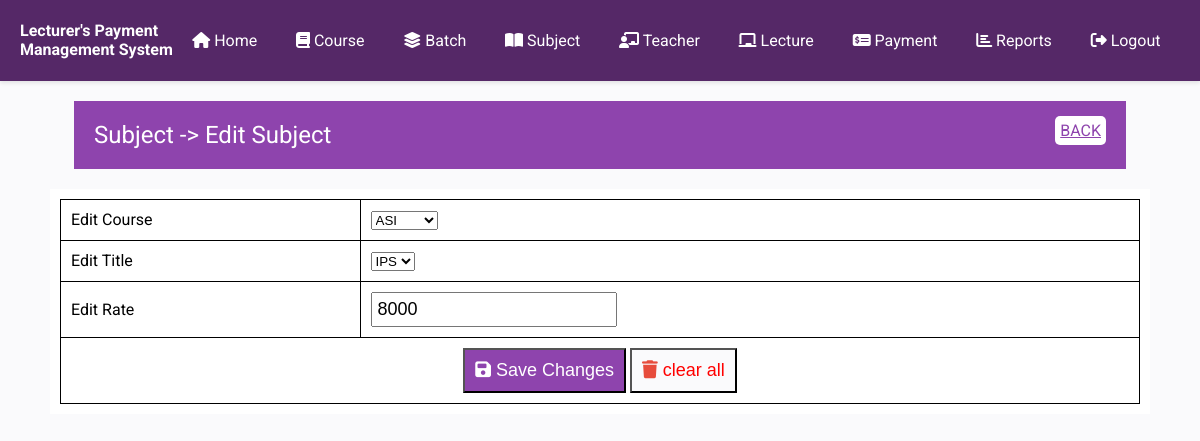
Before: /Project/edit_subject.php?subjectid=2 (signed in) with the older database file.
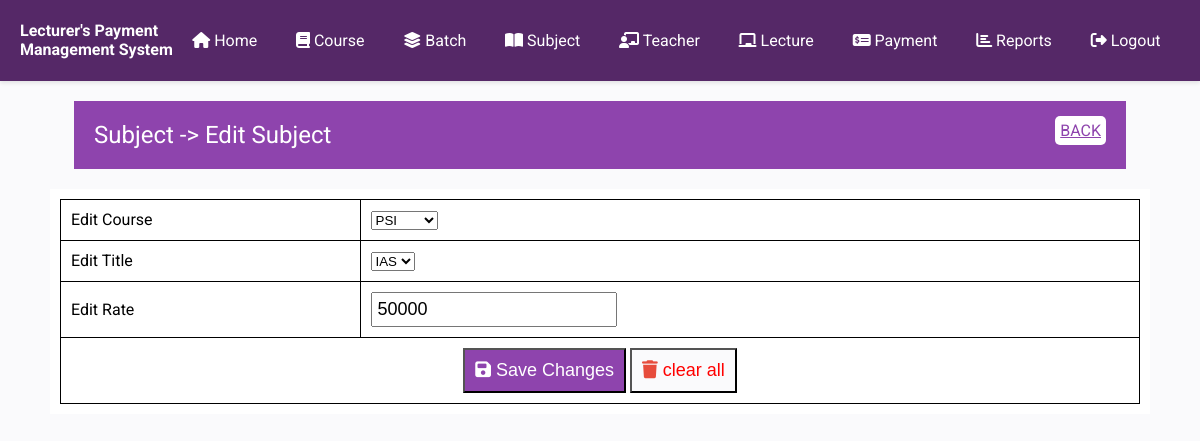
After: the same page with the newer database file.
### tables this page shows
CREATE TABLE IF NOT EXISTS `subject` (
  `id` int(11) NOT NULL AUTO_INCREMENT,
  `courseid` int(11) NOT NULL,
  `title` text NOT NULL,
  `rate` int(11) NOT NULL,
  `isdeleted` int(11) NOT NULL DEFAULT '0',
  PRIMARY KEY (`id`)
);

### Project/edit_subject.php (the view, shortened to what this page needs)
<?php
require_once('inc/connection.php');
require_once('inc/header-part.php');
?>
</head>
<body>
    <?php require_once('inc/menu.php');
        extract($_REQUEST);
        $sql="SELECT * FROM `subject` WHERE id=?";
        $cmd=$db->prepare($sql);
        $cmd->bindParam(1,$subjectid);
        $cmd->execute();
        $subject=$cmd->fetch();
        extract($subject);
    ?>
    <div class="heading">
        <div>
            <span>Subject -> Edit Subject</span>
            <span><a href="subject.php">BACK</a></span>
        </div>
    </div>
    <div class="container white-form">
        <form action="Submit/update_subject.php" method="post">
            <table id="input-table">
                <tr>
                <td>Edit Course</td>
                    <td>
                        <select name="courseid" id="courseid">
                            <?php
                                $sql="select id,title from course where id=?";
                                $cmd=$db->prepare($sql);
                                $cmd->bindParam(1,$subjectid);
                                $cmd->execute();
                                $table=$cmd->fetchAll();
                                foreach($table as $row)
                                {
                                    echo "<option value={$row['id']}>{$row['title']}</option>";
                                }
                            ?>
                        </select>
                    </td>
                </tr>
                <tr>
                    <td>Edit Title</td>
                    <td id="output">
                        <select name="titleid" id="titleid">
                        <?php
                                extract($_REQUEST);
                                $sql="select id,title from subject where id=?";
                                $cmd=$db->prepare($sql);
                                $cmd->bindParam(1,$subjectid);
                                $cmd->execute();
                                $table=$cmd->fetchAll();
                                foreach($table as $row)
                                {
                                    echo "<option value={$row['id']}>{$row['title']}</option>";
                                }
                            ?>
                    </td>
                </tr>
                <tr>
                    <td>Edit Rate</td>
                    <td>
                        <input type="number" name="rate" id="rate" class="input-box" required value="<?= $rate ?>"/>
                    </td>
                </tr>
                <tr>
                    <td colspan="2" align="center">
                        <button type="submit" class="save">
                            <i class="fa fa-save"></i> Save Changes
                        </button>
                        <button type="reset" class="clear">
                            <i class="fa fa-trash"></i> clear all
                        </button>
                    </td>
                </tr>
            </table>
        </form>
    </div>
</body>
<?php
require_once('inc/footer.php');
?>

Changed rows visible on the page:
changed subject: rate "8000" → "50000"
Other visible differences:
form field courseid: "ASI" → "PSI"
form field titleid: "IPS" → "IAS"
